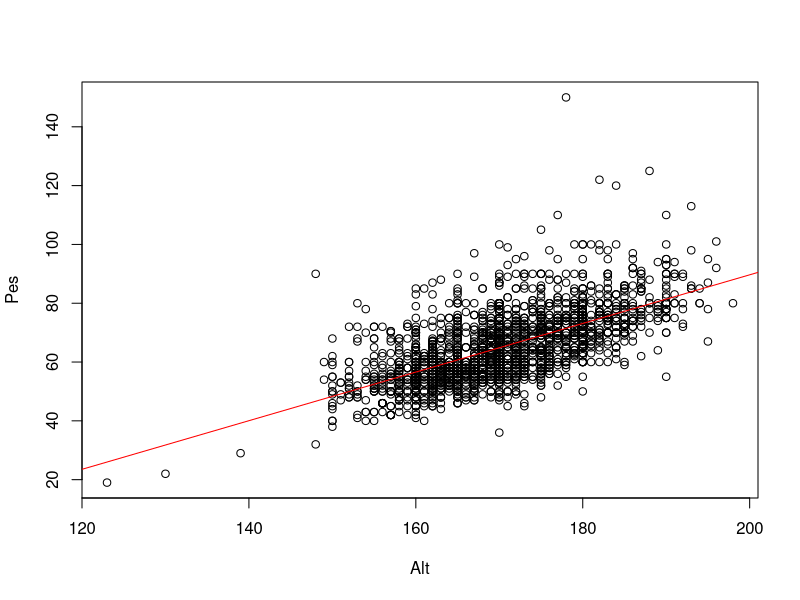

Write R code to recreate this figure. (Note: this script raises an error after producing the figure.)
# APARTAT 1

df.enq<-read.table("enq.txt",header=T); head(df.enq)

attach(df.enq)
model.pes<-lm(Pes~Alt)
coef<-model.pes$coefficients; coef

pes.teor<-function(x){
  pes.estimat<-coef[1]+coef[2]*x
  names(pes.estimat)<-paste("Alt",x,sep="=")
  return(pes.estimat)
}

##Pes teòric per a l'altura 176cm
pes.teor(176)

##Coeficient de correlació
cor(Pes,Alt)
cor(Pes,Alt)^2 
plot(Pes~Alt)
abline(lm(Pes~Alt),col="red")
### com r^2<0.5 la relació lineal entre les dues varables
### no es bona, és positiva però feble
detach(df.enq)

#APARTAT 2
attach(df)
model.salari<-lm(salario~educ)
coef.sal_edu<-model.salari$coefficients

sal.teor<-function(x){
  sal.estimat<-coef.sal_edu[1]+coef.sal_edu[2]*x
  names(sal.estimat)<-paste("Educ",x,sep="=")
  return(sal.estimat)
}

## Estimació salari persona amb nivell educatiu de 13 anys
sal.teor(13)

##Coeficientes de la correlació
cor(salario,educ)
cor(salario,educ)^2
### La relació lineal es positiva pero feble 

detach(df)

#APARTAT 3
ans<-read.csv("AnscombeQuartet.csv",header=T,sep=",",dec="."); head(ans)
x<-paste("x",1:4,sep="")
y<-paste("y",1:4,sep="")

## Mitjanes X
sapply(ans[names(ans)[names(ans)%in%x]],mean)
## Desviacions X
round(sapply(ans[names(ans)[names(ans)%in%x]],sd),2)

## Mitjanes Y
round(sapply(ans[names(ans)[names(ans)%in%y]],mean),2)
## Desviacions Y
round(sapply(ans[names(ans)[names(ans)%in%y]],sd),2)

layout(matrix(1:4,nrow=2,byrow=T))
vector_cor<-c()
df_rectes<-data.frame()
for(i in seq(1,8,by=2)){
  p<-round(cor(ans[,i],ans[,i+1]),2)
  vector_cor<-c(vector_cor,p)
  model<-lm(ans[,i+1]~ans[,i])
  if(i==1){
    df_rectes<-data.frame(model$coefficients)
  } else{
    df_rectes[ncol(df_rectes)+1]<-data.frame(model$coefficients)
  }
  plot(ans[,i+1]~ans[,i],xlab="",ylab="",xlim=c(5,20),ylim=c(2,14),col="blue",pch=20)
  abline(lm(ans[,i+1]~ans[,i]),col="red")
} 
layout(1)

## Correlacions
names(vector_cor)<-paste("cor(",paste(paste("X",1:4,sep=""),paste("Y",1:4,sep=""),sep=","),")",sep="");
vector_cor

## Rectes de regressió
rownames(df_rectes)<-c("a","b")
colnames(df_rectes)<-paste(paste("Y",1:4,sep=""),paste("X",1:4,sep=""),sep="~")
df_rectes<-round(df_rectes,2); df_rectes
 






